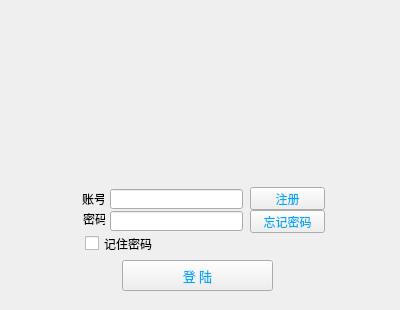
<?xml version="1.0" encoding="UTF-8"?>
<ui version="4.0">
 <class>Login_Frame</class>
 <widget class="QWidget" name="Login_Frame">
  <property name="geometry">
   <rect>
    <x>0</x>
    <y>0</y>
    <width>400</width>
    <height>310</height>
   </rect>
  </property>
  <property name="windowTitle">
   <string>Form</string>
  </property>
  <widget class="QLabel" name="label">
   <property name="geometry">
    <rect>
     <x>0</x>
     <y>-4</y>
     <width>411</width>
     <height>321</height>
    </rect>
   </property>
   <property name="styleSheet">
    <string notr="true">background-image: url(:/resorces/image/registerBackground.PNG);</string>
   </property>
   <property name="text">
    <string/>
   </property>
  </widget>
  <widget class="QCheckBox" name="checkBox">
   <property name="geometry">
    <rect>
     <x>85</x>
     <y>236</y>
     <width>71</width>
     <height>15</height>
    </rect>
   </property>
   <property name="text">
    <string>记住密码</string>
   </property>
  </widget>
  <widget class="QLineEdit" name="lineEdit_user_id">
   <property name="geometry">
    <rect>
     <x>110</x>
     <y>189</y>
     <width>133</width>
     <height>20</height>
    </rect>
   </property>
  </widget>
  <widget class="QLabel" name="label_pwd">
   <property name="geometry">
    <rect>
     <x>83</x>
     <y>211</y>
     <width>22</width>
     <height>16</height>
    </rect>
   </property>
   <property name="text">
    <string>密码</string>
   </property>
  </widget>
  <widget class="QPushButton" name="button_login">
   <property name="geometry">
    <rect>
     <x>122</x>
     <y>260</y>
     <width>151</width>
     <height>31</height>
    </rect>
   </property>
   <property name="font">
    <font>
     <family>04b_21</family>
     <pointsize>10</pointsize>
    </font>
   </property>
   <property name="styleSheet">
    <string notr="true">color: rgb(0, 170, 255);</string>
   </property>
   <property name="text">
    <string>登 陆</string>
   </property>
  </widget>
  <widget class="QLabel" name="label_user_id">
   <property name="geometry">
    <rect>
     <x>82</x>
     <y>191</y>
     <width>22</width>
     <height>16</height>
    </rect>
   </property>
   <property name="text">
    <string>账号</string>
   </property>
  </widget>
  <widget class="QLineEdit" name="lineEdit_user_pwd">
   <property name="geometry">
    <rect>
     <x>110</x>
     <y>211</y>
     <width>133</width>
     <height>20</height>
    </rect>
   </property>
  </widget>
  <widget class="QPushButton" name="button_forget_pwd">
   <property name="geometry">
    <rect>
     <x>250</x>
     <y>210</y>
     <width>75</width>
     <height>23</height>
    </rect>
   </property>
   <property name="styleSheet">
    <string notr="true">color: rgb(0, 170, 255);</string>
   </property>
   <property name="text">
    <string>忘记密码</string>
   </property>
  </widget>
  <widget class="QPushButton" name="button_register">
   <property name="geometry">
    <rect>
     <x>250</x>
     <y>187</y>
     <width>75</width>
     <height>23</height>
    </rect>
   </property>
   <property name="styleSheet">
    <string notr="true">color: rgb(0, 170, 255);</string>
   </property>
   <property name="text">
    <string>注册</string>
   </property>
  </widget>
 </widget>
 <resources/>
 <connections/>
</ui>
